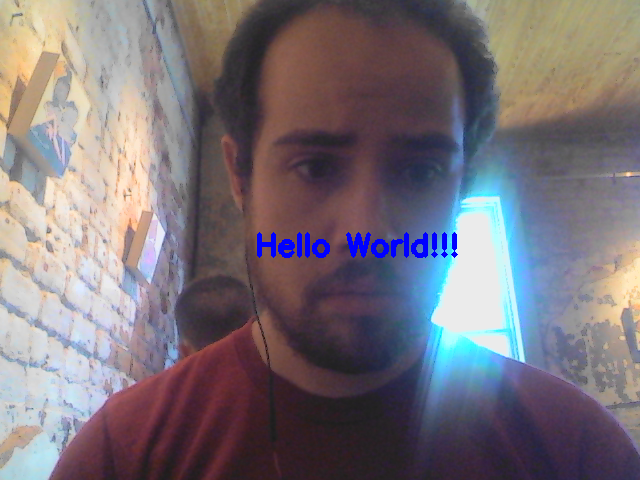
#> input picture image.png, 640 x 480 px
$ python -i eye_detect.py   (imports and definitions only)   (older library calls are emulated)
#> lines starting #> are read from the running program, lines starting #| are printed output that depends on the picture
#> further down, picture is the input picture: shape (480, 640, 3); mean B, G, R 120.5, 113.5, 121.8
#!/usr/bin/python
# https://github.com/akesling/facerec/blob/master/py/facedet/detector.py was used as a tutorial on the subject

import cv2
import numpy as np

FACE_CASCADES_FILE = "/usr/share/OpenCV/haarcascades/haarcascade_frontalface_alt2.xml"
EYE_CASCADES_FILE = "/usr/share/OpenCV/haarcascades/haarcascade_eye.xml"
MIN_NEIGHBORS = 5
SCALE_FACTOR = 1.2
FACE_MIN_SIZE = (30, 30)

FACE_CLASSIFIER = cv2.CascadeClassifier(FACE_CASCADES_FILE)
EYE_CLASSIFIER = cv2.CascadeClassifier(EYE_CASCADES_FILE)
EYE_MIN_SIZE = (20, 20)

def detect_faces(image):
    width, height, channels = image.shape
#> width = 480; height = 640; channels = 3
    grey = np.zeros((width,height,1), image.dtype)
    cv2.cvtColor(image, cv2.COLOR_BGR2GRAY, grey)
    cv2.equalizeHist(grey, grey)
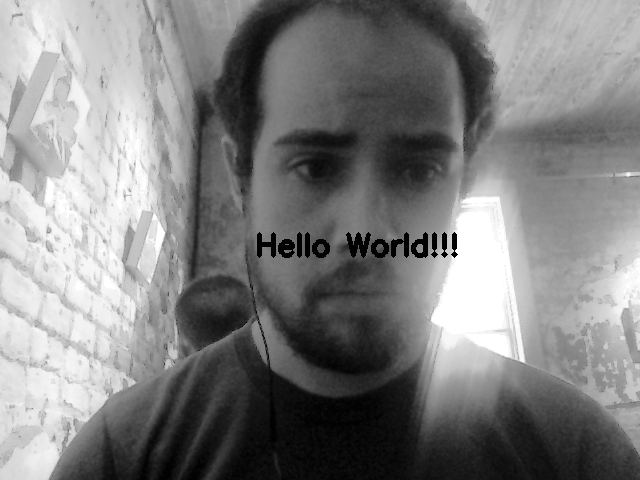
#> grey: shape (480, 640, 1); min 0, max 255, mean 128.3
    rects = FACE_CLASSIFIER.detectMultiScale(grey, scaleFactor=SCALE_FACTOR, minNeighbors=MIN_NEIGHBORS, minSize=FACE_MIN_SIZE)
#> rects = ()

    if len(rects) == 0:
        return []
    rects[:,2:] += rects[:,:2]
    return rects

def detect_eyes(image):
    width, height, channels = image.shape
    grey = np.zeros((width,height,1), image.dtype)
    cv2.cvtColor(image, cv2.COLOR_BGR2GRAY, grey)
    cv2.equalizeHist(grey, grey)
    rects = EYE_CLASSIFIER.detectMultiScale(grey, scaleFactor=SCALE_FACTOR, minNeighbors=MIN_NEIGHBORS, minSize=EYE_MIN_SIZE)


    if len(rects) == 0:
        return []
    rects[:,2:] += rects[:,:2]
    return rects

# [32 lines not run here, left out]

>>> import cv2
>>> picture = cv2.imread('image.png')
>>> result = detect_faces(picture)
#> result = []
